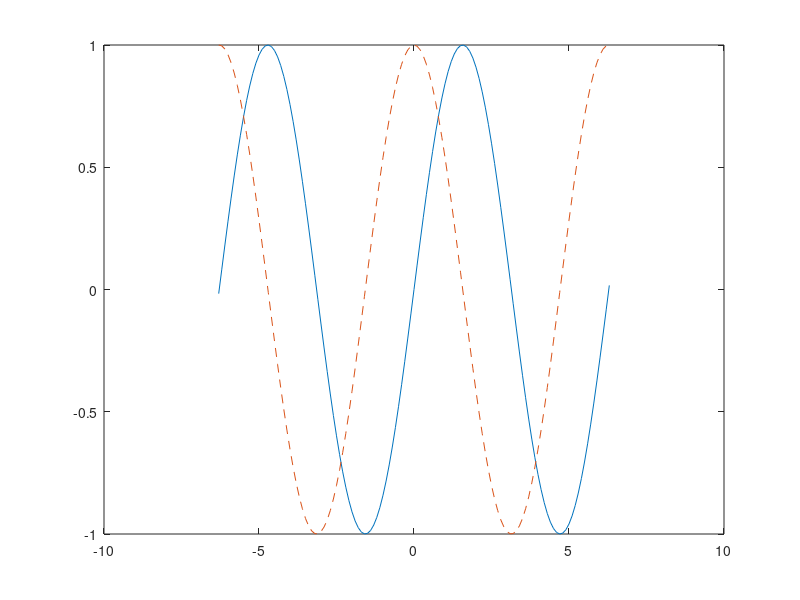

Source code (MATLAB):
clear all;
x=-6.3:0.1:6.3;
y1 = sin(x);
y2 = cos(x);
L=plot(x,y1,x,y2,'--')
% L(1).LineWidth = 2;  % Change the line width of the first line to 2
